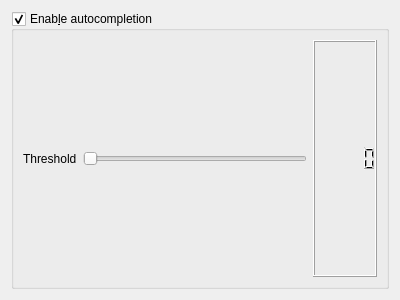
<?xml version="1.0" encoding="UTF-8"?>
<ui version="4.0">
 <class>Form</class>
 <widget class="QWidget" name="Form">
  <property name="geometry">
   <rect>
    <x>0</x>
    <y>0</y>
    <width>400</width>
    <height>300</height>
   </rect>
  </property>
  <property name="windowTitle">
   <string>Form</string>
  </property>
  <layout class="QVBoxLayout" name="verticalLayout">
   <item>
    <widget class="QGroupBox" name="gbAutoCompletion">
     <property name="title">
      <string>Enab&amp;le autocompletion</string>
     </property>
     <property name="checkable">
      <bool>true</bool>
     </property>
     <layout class="QHBoxLayout" name="horizontalLayout">
      <item>
       <widget class="QLabel" name="label">
        <property name="text">
         <string>Threshold</string>
        </property>
       </widget>
      </item>
      <item>
       <widget class="QSlider" name="sThreshold">
        <property name="minimum">
         <number>1</number>
        </property>
        <property name="maximum">
         <number>7</number>
        </property>
        <property name="orientation">
         <enum>Qt::Horizontal</enum>
        </property>
       </widget>
      </item>
      <item>
       <widget class="QLCDNumber" name="lcdNumber"/>
      </item>
     </layout>
    </widget>
   </item>
  </layout>
 </widget>
 <resources/>
 <connections>
  <connection>
   <sender>sThreshold</sender>
   <signal>valueChanged(int)</signal>
   <receiver>lcdNumber</receiver>
   <slot>display(int)</slot>
   <hints>
    <hint type="sourcelabel">
     <x>290</x>
     <y>45</y>
    </hint>
    <hint type="destinationlabel">
     <x>345</x>
     <y>50</y>
    </hint>
   </hints>
  </connection>
 </connections>
</ui>
